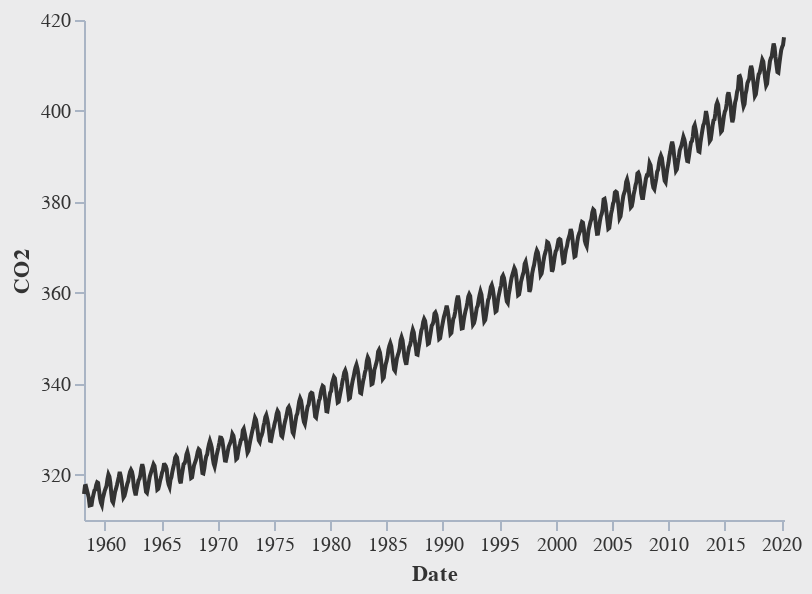

This figure's notebook cell:
### Markdown cell above
## Altair - CarbonPlan Light

### Code cell
alt.themes.enable('carbonplan_light')
alt.Chart(df).mark_line().encode(
    x='Date:T',
    y=alt.Y('CO2:Q', scale=alt.Scale(domain=(310, 420))
    )
).properties(width=350, height=250)

### Figure 1 — Vega-Lite specification as saved in the notebook (floating-point values rounded to 4 significant figures; data arrays with more than 128 entries replaced by an {"elided": "..."} marker saying what was removed)
{"config": {"arc": {"fill": "#333333"}, "area": {"fill": "#333333"}, "axisX": {"grid": false}, "axisY": {"grid": false}, "axisBottom": {"domainColor": "#a9b4c4", "gridColor": "#a9b4c4", "tickColor": "#a9b4c4", "labelFont": "relative-mono-11-pitch-pro, Menlo, monospace", "titleFont": "relative-mono-11-pitch-pro, Menlo, monospace", "labelColor": "#333333", "titleColor": "#333333"}, "axisLeft": {"domainColor": "#a9b4c4", "gridColor": "#a9b4c4", "tickColor": "#a9b4c4", "labelFont": "relative-mono-11-pitch-pro, Menlo, monospace", "titleFont": "relative-mono-11-pitch-pro, Menlo, monospace", "labelColor": "#333333", "titleColor": "#333333"}, "view": {"stroke": null}, "background": "#ebebec", "group": {"fill": "#ebebec"}, "legend": {"labelFont": "relative-mono-11-pitch-pro, Menlo, monospace", "symbolSize": 200, "symbolType": "circle", "titleFont": "relative-mono-11-pitch-pro, Menlo, monospace"}, "line": {"color": "#333333", "stroke": "#333333"}, "trail": {"color": "#333333", "stroke": "#333333"}, "path": {"stroke": "#333333"}, "point": {"filled": true, "color": "#333333", "size": 200, "cursor": "pointer"}, "range": {"category": ["#85a2f7", "#ea9755", "#7eb36a", "#f07071", "#bc85d9", "#e587b6", "#a9b4c4", "#d4c05e", "#64b9c4"]}, "symbol": {"shape": "circle"}, "style": {"bar": {"fill": "#333333"}, "text": {"font": "relative-mono-11-pitch-pro, Menlo, monospace", "fontWeight": 400}}, "title": {"anchor": "start", "fontWeight": 400, "font": "relative-mono-11-pitch-pro, Menlo, monospace"}, "header": {"fontWeight": 400, "labelFont": "relative-mono-11-pitch-pro, Menlo, monospace", "titleFont": "relative-mono-11-pitch-pro, Menlo, monospace"}}, "data": {"name": "data-447fa99e14a029f839568b94797d0525"}, "mark": "line", "encoding": {"x": {"type": "temporal", "field": "Date"}, "y": {"type": "quantitative", "field": "CO2", "scale": {"domain": [310, 420]}}}, "height": 250, "width": 350, "$schema": "https://vega.github.io/schema/vega-lite/v4.8.1.json", "datasets": {"data-447fa99e14a029f839568b94797d0525": {"elided": "741 records"}}}
